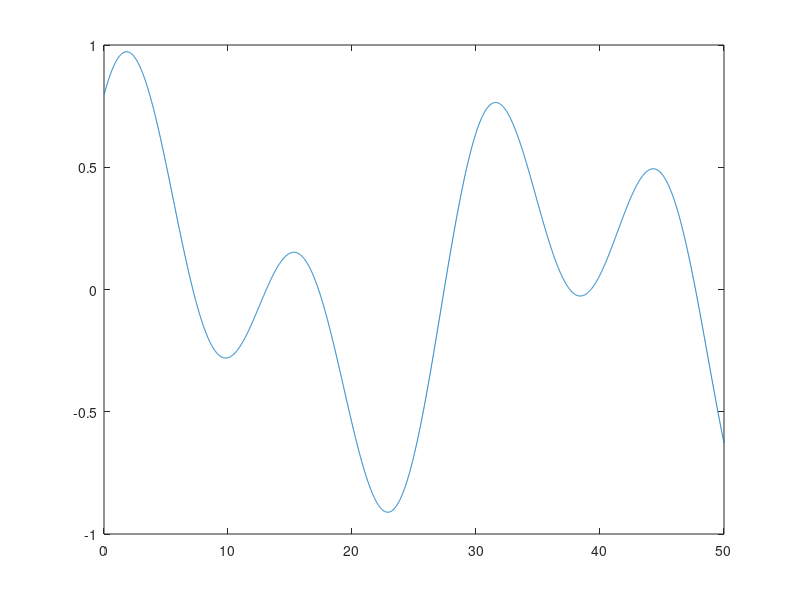

Source code (MATLAB):
%
% Generate the sprint force and set parameters
%

  %
  % Parametrit
  %
  N = 5000;
  dt = 0.01;
  a = 0;
  b = 0.1;
  tt = (1:N)*dt;
  meas_step = 10;
  sd = 0.01;
  
  %
  % Unknown input
  %
  r1 = randn;
  r2 = randn;
  amp_ext = 0.5;
  u_ext = amp_ext*(sin(r1 + 0.43*tt) + sin(r1 + 0.19*tt));
  plot(tt,u_ext);
  